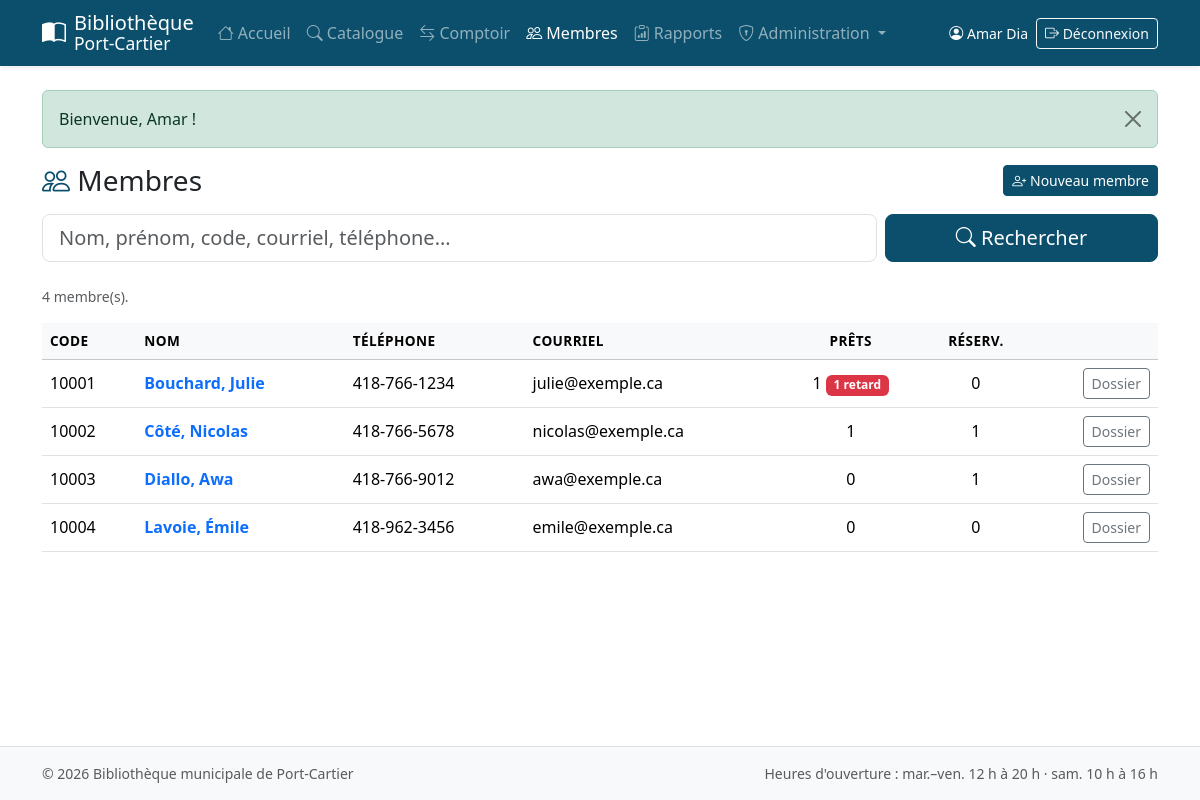
The app's page /membres.php (signed in) with its own data.
### tables this page shows
CREATE TABLE membre (
  code_membre      INT AUTO_INCREMENT PRIMARY KEY,
  nom              VARCHAR(60)  NOT NULL,
  prenom           VARCHAR(60)  NOT NULL,
  adresse_numero   VARCHAR(10)  NOT NULL,
  adresse_rue      VARCHAR(100) NOT NULL,
  ville            VARCHAR(60)  NOT NULL,
  province         CHAR(2)      NOT NULL DEFAULT 'QC',
  telephone        VARCHAR(20)  NOT NULL,
  courriel         VARCHAR(120) NOT NULL UNIQUE,
  mot_de_passe     VARCHAR(255) NOT NULL,           
  date_inscription TIMESTAMP    NOT NULL DEFAULT CURRENT_TIMESTAMP
);

### includes/init.php (called while the page is built, shortened)
<?php
require_once __DIR__ . '/db.php';
require_once __DIR__ . '/functions.php';
function role(): ?string
{
    return $_SESSION['user']['role'] ?? null;
}
function est_admin(): bool     { return role() === 'admin'; }

### includes/functions.php (called while the page is built, shortened)
<?php
function e($valeur): string
{
    return htmlspecialchars((string)($valeur ?? ''), ENT_QUOTES, 'UTF-8');
}

### includes/db.php (called while the page is built)
<?php
function db(): PDO
{
    static $pdo = null;
    if ($pdo === null) {
        $dsn = 'mysql:host=' . DB_HOST . ';port=' . DB_PORT . ';dbname=' . DB_NAME . ';charset=utf8mb4';
        try {
            $pdo = new PDO($dsn, DB_USER, DB_PASS, [
                PDO::ATTR_ERRMODE            => PDO::ERRMODE_EXCEPTION,
                PDO::ATTR_DEFAULT_FETCH_MODE => PDO::FETCH_ASSOC,
                PDO::ATTR_EMULATE_PREPARES   => false,
            ]);
        } catch (PDOException $e) {
            error_log('Connexion BD impossible : ' . $e->getMessage());
            http_response_code(500);
            exit('<h1>Service indisponible</h1><p>Impossible de se connecter à la base de données. '
               . 'Vérifiez que MySQL est démarré et que <code>config.php</code> est bien configuré.</p>');
        }
    }
    return $pdo;
}

### membres.php (the view, shortened to what this page needs)
<?php
require 'includes/init.php';
$q = trim((string)($_GET['q'] ?? ''));
$where = [];
$params = [];
$sql = "SELECT m.*,
               (SELECT COUNT(*) FROM pret p WHERE p.code_membre = m.code_membre AND p.statut = 'actif') AS nb_prets,
               (SELECT COUNT(*) FROM pret p WHERE p.code_membre = m.code_membre AND p.statut = 'actif' AND p.date_retour_prevue < CURDATE()) AS nb_retards,
               (SELECT COUNT(*) FROM reservation r WHERE r.code_membre = m.code_membre AND r.statut = 'active') AS nb_res
          FROM membre m"
     . ($where ? ' WHERE ' . implode(' AND ', $where) : '')
     . ' ORDER BY m.nom, m.prenom LIMIT 200';
$st = db()->prepare($sql);
$st->execute($params);
$membres = $st->fetchAll();
require 'includes/header.php';
?>
<div class="d-flex flex-wrap justify-content-between align-items-center gap-2 mb-3">
  <h1 class="h3 mb-0"><i class="bi bi-people text-biblio"></i> Membres</h1>
  <?php if (est_admin()): ?><a href="admin_membre.php" class="btn btn-sm btn-biblio"><i class="bi bi-person-plus"></i> Nouveau membre</a><?php endif; ?>
</div>
<form method="get" class="row g-2 mb-4" role="search">
  <div class="col-12 col-md-9">
    <input type="search" name="q" class="form-control form-control-lg" value="<?= e($q) ?>" placeholder="Nom, prénom, code, courriel, téléphone…" aria-label="Rechercher un membre" autofocus>
  </div>
  <div class="col-12 col-md-3 d-grid"><button class="btn btn-biblio btn-lg"><i class="bi bi-search"></i> Rechercher</button></div>
</form>
<p class="text-muted small"><?= count($membres) ?> membre(s).</p>
<div class="table-responsive">
  <table class="table table-hover align-middle">
    <thead class="table-light">
      <tr><th>Code</th><th>Nom</th><th class="d-none d-md-table-cell">Téléphone</th><th class="d-none d-lg-table-cell">Courriel</th>
          <th class="text-center">Prêts</th><th class="text-center">Réserv.</th><th></th></tr>
    </thead>
    <tbody>
    <?php foreach ($membres as $m): ?>
      <tr>
        <td><?= (int)$m['code_membre'] ?></td>
        <td><a href="membre.php?code=<?= (int)$m['code_membre'] ?>" class="fw-semibold text-decoration-none"><?= e($m['nom'] . ', ' . $m['prenom']) ?></a></td>
        <td class="d-none d-md-table-cell"><?= e($m['telephone']) ?></td>
        <td class="d-none d-lg-table-cell"><?= e($m['courriel']) ?></td>
        <td class="text-center"><?= (int)$m['nb_prets'] ?><?= $m['nb_retards'] ? ' <span class="badge text-bg-danger">' . (int)$m['nb_retards'] . ' retard</span>' : '' ?></td>
        <td class="text-center"><?= (int)$m['nb_res'] ?></td>
        <td class="text-end"><a href="membre.php?code=<?= (int)$m['code_membre'] ?>" class="btn btn-sm btn-outline-secondary">Dossier</a></td>
      </tr>
    <?php endforeach; ?>
    </tbody>
  </table>
</div>
<?php require 'includes/footer.php'; ?>

### assets/css/style.css (style rules this page uses)
:root { --biblio-bleu: #0b4f6c; --biblio-bleu-fonce: #083a50; --biblio-sable: #f5efe6; }
.text-biblio { color: var(--biblio-bleu) !important; }
.btn-biblio { --bs-btn-bg: var(--biblio-bleu); --bs-btn-border-color: var(--biblio-bleu); --bs-btn-hover-bg: var(--biblio-bleu-fonce); --bs-btn-hover-border-color: var(--biblio-bleu-fonce); --bs-btn-color: #fff; --bs-btn-hover-color: #fff; }
.table thead th { white-space: nowrap; font-size: .85rem; text-transform: uppercase; letter-spacing: .03em; }

### records on screen
membre: code_membre "10001", nom+prenom "Bouchard, Julie", telephone "418-766-1234", courriel "julie@exemple.ca", nb_prets "1", nb_retards "1", nb_res "0"
membre: code_membre "10002", nom+prenom "Côté, Nicolas", telephone "418-766-5678", courriel "nicolas@exemple.ca", nb_prets "1", nb_res "1"
membre: code_membre "10003", nom+prenom "Diallo, Awa", telephone "418-766-9012", courriel "awa@exemple.ca", nb_prets "0", nb_res "1"
membre: code_membre "10004", nom+prenom "Lavoie, Émile", telephone "418-962-3456", courriel "emile@exemple.ca", nb_prets "0", nb_res "0"

### other values on screen
$u['prenom'] . ' ' . $u['nom'] "Amar Dia"
$f['msg'] "Bienvenue, Amar !"
count($membres) "4"
